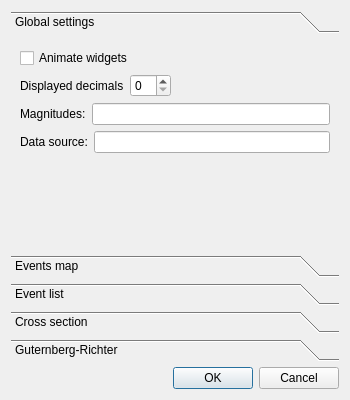
<?xml version="1.0" encoding="UTF-8"?>
<ui version="4.0">
 <class>ConfigureDialog</class>
 <widget class="QDialog" name="ConfigureDialog">
  <property name="geometry">
   <rect>
    <x>0</x>
    <y>0</y>
    <width>350</width>
    <height>400</height>
   </rect>
  </property>
  <property name="windowTitle">
   <string>Settings</string>
  </property>
  <layout class="QGridLayout" name="gridLayout">
   <item row="0" column="0">
    <widget class="QToolBox" name="toolBox">
     <property name="frameShadow">
      <enum>QFrame::Plain</enum>
     </property>
     <property name="currentIndex">
      <number>0</number>
     </property>
     <widget class="QWidget" name="page">
      <property name="geometry">
       <rect>
        <x>0</x>
        <y>0</y>
        <width>332</width>
        <height>218</height>
       </rect>
      </property>
      <attribute name="label">
       <string>Global settings</string>
      </attribute>
      <layout class="QVBoxLayout" name="verticalLayout_3">
       <item>
        <widget class="QCheckBox" name="checkBox_g_animateWidgets">
         <property name="toolTip">
          <string>&lt;html&gt;&lt;head/&gt;&lt;body&gt;&lt;p&gt;Makes widgets blink whenever the event list has changed and the objects need to be refreshed&lt;/p&gt;&lt;/body&gt;&lt;/html&gt;</string>
         </property>
         <property name="text">
          <string>Animate widgets</string>
         </property>
        </widget>
       </item>
       <item>
        <layout class="QHBoxLayout" name="horizontalLayout_2">
         <item>
          <widget class="QLabel" name="label">
           <property name="text">
            <string>Displayed decimals</string>
           </property>
          </widget>
         </item>
         <item>
          <widget class="QSpinBox" name="spinBox_g_showDecimals"/>
         </item>
         <item>
          <spacer name="horizontalSpacer_2">
           <property name="orientation">
            <enum>Qt::Horizontal</enum>
           </property>
           <property name="sizeHint" stdset="0">
            <size>
             <width>40</width>
             <height>20</height>
            </size>
           </property>
          </spacer>
         </item>
        </layout>
       </item>
       <item>
        <layout class="QHBoxLayout" name="horizontalLayout_4">
         <item>
          <widget class="QLabel" name="label_2">
           <property name="text">
            <string>Magnitudes:</string>
           </property>
          </widget>
         </item>
         <item>
          <widget class="QLineEdit" name="lineEdit_g_magnitudes">
           <property name="frame">
            <bool>true</bool>
           </property>
           <property name="cursorMoveStyle">
            <enum>Qt::LogicalMoveStyle</enum>
           </property>
          </widget>
         </item>
        </layout>
       </item>
       <item>
        <layout class="QHBoxLayout" name="horizontalLayout_5">
         <item>
          <widget class="QLabel" name="label_3">
           <property name="text">
            <string>Data source:</string>
           </property>
          </widget>
         </item>
         <item>
          <widget class="QLineEdit" name="lineEdit_g_dataSource">
           <property name="frame">
            <bool>true</bool>
           </property>
           <property name="cursorMoveStyle">
            <enum>Qt::LogicalMoveStyle</enum>
           </property>
          </widget>
         </item>
        </layout>
       </item>
       <item>
        <spacer name="verticalSpacer_3">
         <property name="orientation">
          <enum>Qt::Vertical</enum>
         </property>
         <property name="sizeHint" stdset="0">
          <size>
           <width>20</width>
           <height>105</height>
          </size>
         </property>
        </spacer>
       </item>
      </layout>
     </widget>
     <widget class="QWidget" name="page_2">
      <property name="geometry">
       <rect>
        <x>0</x>
        <y>0</y>
        <width>206</width>
        <height>117</height>
       </rect>
      </property>
      <attribute name="label">
       <string>Events map</string>
      </attribute>
      <layout class="QVBoxLayout" name="verticalLayout_2">
       <item>
        <widget class="QCheckBox" name="checkBox_em_paintPinBox">
         <property name="text">
          <string>Paint pins with information box</string>
         </property>
        </widget>
       </item>
       <item>
        <widget class="QCheckBox" name="checkBox_em_paintPinShadow">
         <property name="toolTip">
          <string>&lt;html&gt;&lt;head/&gt;&lt;body&gt;&lt;p&gt;When painting pins, a shadow can be drawn around them for more emphasis. This visual effect is to be activated accordingly to your computer ressources.&lt;/p&gt;&lt;/body&gt;&lt;/html&gt;</string>
         </property>
         <property name="text">
          <string>Paint pins with shadows</string>
         </property>
        </widget>
       </item>
       <item>
        <layout class="QHBoxLayout" name="horizontalLayout">
         <item>
          <widget class="QCheckBox" name="checkBox_em_clearPins">
           <property name="text">
            <string>Clear pins after</string>
           </property>
          </widget>
         </item>
         <item>
          <widget class="QSpinBox" name="spinBox_em_clearPinsPeriod">
           <property name="suffix">
            <string extracomment="Time in sec before clearing objects"> sec</string>
           </property>
           <property name="maximum">
            <number>60</number>
           </property>
          </widget>
         </item>
         <item>
          <spacer name="horizontalSpacer">
           <property name="orientation">
            <enum>Qt::Horizontal</enum>
           </property>
           <property name="sizeHint" stdset="0">
            <size>
             <width>40</width>
             <height>20</height>
            </size>
           </property>
          </spacer>
         </item>
        </layout>
       </item>
       <item>
        <layout class="QHBoxLayout" name="horizontalLayout_6">
         <item>
          <widget class="QLabel" name="label_4">
           <property name="text">
            <string>Epicenters sizes</string>
           </property>
          </widget>
         </item>
         <item>
          <widget class="QComboBox" name="comboBox_em_epicentersSizes">
           <item>
            <property name="text">
             <string>Small</string>
            </property>
           </item>
           <item>
            <property name="text">
             <string>Normalized</string>
            </property>
           </item>
          </widget>
         </item>
         <item>
          <spacer name="horizontalSpacer_4">
           <property name="orientation">
            <enum>Qt::Horizontal</enum>
           </property>
           <property name="sizeHint" stdset="0">
            <size>
             <width>40</width>
             <height>20</height>
            </size>
           </property>
          </spacer>
         </item>
        </layout>
       </item>
       <item>
        <spacer name="verticalSpacer_2">
         <property name="orientation">
          <enum>Qt::Vertical</enum>
         </property>
         <property name="sizeHint" stdset="0">
          <size>
           <width>20</width>
           <height>80</height>
          </size>
         </property>
        </spacer>
       </item>
      </layout>
     </widget>
     <widget class="QWidget" name="page_5">
      <property name="geometry">
       <rect>
        <x>0</x>
        <y>0</y>
        <width>315</width>
        <height>237</height>
       </rect>
      </property>
      <attribute name="label">
       <string>Event list</string>
      </attribute>
      <layout class="QGridLayout" name="gridLayout_2">
       <item row="10" column="0">
        <widget class="QCheckBox" name="checkBox_el_advancedOptions">
         <property name="toolTip">
          <string>&lt;html&gt;&lt;head/&gt;&lt;body&gt;&lt;p&gt;Allow the user to interact with objects! Operation like delete, create, [etc] will be possible&lt;/p&gt;&lt;/body&gt;&lt;/html&gt;</string>
         </property>
         <property name="text">
          <string>Allow advanced options</string>
         </property>
        </widget>
       </item>
       <item row="4" column="0">
        <widget class="QCheckBox" name="checkBox_el_fetchUnassociated">
         <property name="toolTip">
          <string>&lt;html&gt;&lt;head/&gt;&lt;body&gt;&lt;p&gt;When populating the events list, unassociated origins are regrouped in a special section called &amp;quot;Unassociated&amp;quot;. By selecting this option, the process will be completed less quickly.&lt;/p&gt;&lt;/body&gt;&lt;/html&gt;</string>
         </property>
         <property name="text">
          <string>Fetch unassociated origins</string>
         </property>
        </widget>
       </item>
       <item row="11" column="0">
        <widget class="QCheckBox" name="checkBox_el_decorateItems">
         <property name="toolTip">
          <string>&lt;html&gt;&lt;head/&gt;&lt;body&gt;&lt;p&gt;Check this if you want the list select items indicated in other widgets&lt;/p&gt;&lt;/body&gt;&lt;/html&gt;</string>
         </property>
         <property name="text">
          <string>Decorate items</string>
         </property>
        </widget>
       </item>
       <item row="6" column="0">
        <widget class="QCheckBox" name="checkBox_el_fetchUnCom">
         <property name="toolTip">
          <string>&lt;html&gt;&lt;head/&gt;&lt;body&gt;&lt;p&gt;Check to display unassociated origin comment thru tooltip&lt;/p&gt;&lt;/body&gt;&lt;/html&gt;</string>
         </property>
         <property name="text">
          <string>Fetch unassociated origins comment</string>
         </property>
        </widget>
       </item>
       <item row="9" column="0">
        <layout class="QHBoxLayout" name="horizontalLayout_3">
         <item>
          <widget class="QCheckBox" name="checkBox_el_clearCache">
           <property name="toolTip">
            <string>&lt;html&gt;&lt;head/&gt;&lt;body&gt;&lt;p&gt;Updates cached objects&lt;/p&gt;&lt;/body&gt;&lt;/html&gt;</string>
           </property>
           <property name="text">
            <string>Update cached objects every</string>
           </property>
          </widget>
         </item>
         <item>
          <widget class="QSpinBox" name="spinBox_el_clearCachePeriod">
           <property name="toolTip">
            <string>&lt;html&gt;&lt;head/&gt;&lt;body&gt;&lt;p&gt;Delay in minutes before updating cached objects&lt;/p&gt;&lt;/body&gt;&lt;/html&gt;</string>
           </property>
           <property name="suffix">
            <string> min</string>
           </property>
           <property name="minimum">
            <number>1</number>
           </property>
           <property name="maximum">
            <number>60</number>
           </property>
           <property name="value">
            <number>2</number>
           </property>
          </widget>
         </item>
         <item>
          <spacer name="horizontalSpacer_3">
           <property name="orientation">
            <enum>Qt::Horizontal</enum>
           </property>
           <property name="sizeHint" stdset="0">
            <size>
             <width>40</width>
             <height>20</height>
            </size>
           </property>
          </spacer>
         </item>
        </layout>
       </item>
       <item row="8" column="0">
        <widget class="QCheckBox" name="checkBox_el_useCache">
         <property name="toolTip">
          <string>&lt;html&gt;&lt;head/&gt;&lt;body&gt;&lt;p&gt;Cache engine allows the widget to store instances of objects 'in cache' and consequentyl speed up objects recusive accesses.&lt;/p&gt;&lt;/body&gt;&lt;/html&gt;</string>
         </property>
         <property name="text">
          <string>Use cache engine</string>
         </property>
        </widget>
       </item>
       <item row="7" column="0">
        <widget class="QCheckBox" name="checkBox_el_useSeperateThread">
         <property name="toolTip">
          <string>&lt;html&gt;&lt;head/&gt;&lt;body&gt;&lt;p&gt;When populating the events list, the process will be executed in a seperate thread than the GUI's main thread. Therefore the GUI will stay responsive if the user wants to interact with other widgets&lt;/p&gt;&lt;/body&gt;&lt;/html&gt;</string>
         </property>
         <property name="text">
          <string>Use separate thread</string>
         </property>
        </widget>
       </item>
       <item row="2" column="0">
        <widget class="QCheckBox" name="checkBox_el_fetchPrefCom">
         <property name="toolTip">
          <string>&lt;html&gt;&lt;head/&gt;&lt;body&gt;&lt;p&gt;Check to display preferred origin comment thru tooltip&lt;/p&gt;&lt;/body&gt;&lt;/html&gt;</string>
         </property>
         <property name="text">
          <string>Fetch preferred origins comment</string>
         </property>
        </widget>
       </item>
       <item row="12" column="0">
        <spacer name="verticalSpacer_5">
         <property name="orientation">
          <enum>Qt::Vertical</enum>
         </property>
         <property name="sizeHint" stdset="0">
          <size>
           <width>20</width>
           <height>8</height>
          </size>
         </property>
        </spacer>
       </item>
       <item row="3" column="0">
        <widget class="QCheckBox" name="checkBox_el_fetchSibCom">
         <property name="toolTip">
          <string>&lt;html&gt;&lt;head/&gt;&lt;body&gt;&lt;p&gt;Check to display sibling origin comment thru tooltip&lt;/p&gt;&lt;/body&gt;&lt;/html&gt;</string>
         </property>
         <property name="text">
          <string>Fetch sibling origin comment</string>
         </property>
        </widget>
       </item>
      </layout>
     </widget>
     <widget class="QWidget" name="page_3">
      <property name="geometry">
       <rect>
        <x>0</x>
        <y>0</y>
        <width>243</width>
        <height>58</height>
       </rect>
      </property>
      <attribute name="label">
       <string>Cross section</string>
      </attribute>
      <layout class="QVBoxLayout" name="verticalLayout">
       <item>
        <widget class="QCheckBox" name="checkBox_cr_replotSettings">
         <property name="toolTip">
          <string>&lt;html&gt;&lt;head/&gt;&lt;body&gt;&lt;p&gt;Select this option so that graphs get repainted dynamically after an event occurs&lt;/p&gt;&lt;/body&gt;&lt;/html&gt;</string>
         </property>
         <property name="text">
          <string>Replot graph after settings changed</string>
         </property>
        </widget>
       </item>
       <item>
        <widget class="QCheckBox" name="checkBox_cr_replotList">
         <property name="toolTip">
          <string>&lt;html&gt;&lt;head/&gt;&lt;body&gt;&lt;p&gt;Select this option so that graphs get repainted dynamically after a change in the events list&lt;/p&gt;&lt;/body&gt;&lt;/html&gt;</string>
         </property>
         <property name="text">
          <string>Replot graph after events list changed</string>
         </property>
        </widget>
       </item>
       <item>
        <spacer name="verticalSpacer">
         <property name="orientation">
          <enum>Qt::Vertical</enum>
         </property>
         <property name="sizeHint" stdset="0">
          <size>
           <width>20</width>
           <height>84</height>
          </size>
         </property>
        </spacer>
       </item>
      </layout>
     </widget>
     <widget class="QWidget" name="page_4">
      <property name="geometry">
       <rect>
        <x>0</x>
        <y>0</y>
        <width>243</width>
        <height>58</height>
       </rect>
      </property>
      <attribute name="label">
       <string>Guternberg-Richter</string>
      </attribute>
      <layout class="QVBoxLayout" name="verticalLayout_4">
       <item>
        <widget class="QCheckBox" name="checkBox_gr_replotSettings">
         <property name="toolTip">
          <string>&lt;html&gt;&lt;head/&gt;&lt;body&gt;&lt;p&gt;Select this option so that graphs get repainted dynamically after an event occurs&lt;/p&gt;&lt;/body&gt;&lt;/html&gt;</string>
         </property>
         <property name="text">
          <string>Replot graph after settings changed</string>
         </property>
        </widget>
       </item>
       <item>
        <widget class="QCheckBox" name="checkBox_ge_replotList">
         <property name="toolTip">
          <string>&lt;html&gt;&lt;head/&gt;&lt;body&gt;&lt;p&gt;Select this option so that graphs get repainted dynamically after a change in the events list&lt;/p&gt;&lt;/body&gt;&lt;/html&gt;</string>
         </property>
         <property name="text">
          <string>Replot graph after events list changed</string>
         </property>
        </widget>
       </item>
       <item>
        <spacer name="verticalSpacer_4">
         <property name="orientation">
          <enum>Qt::Vertical</enum>
         </property>
         <property name="sizeHint" stdset="0">
          <size>
           <width>20</width>
           <height>84</height>
          </size>
         </property>
        </spacer>
       </item>
      </layout>
     </widget>
    </widget>
   </item>
   <item row="1" column="0">
    <widget class="QDialogButtonBox" name="buttonBox">
     <property name="orientation">
      <enum>Qt::Horizontal</enum>
     </property>
     <property name="standardButtons">
      <set>QDialogButtonBox::Cancel|QDialogButtonBox::Ok</set>
     </property>
    </widget>
   </item>
  </layout>
 </widget>
 <resources/>
 <connections>
  <connection>
   <sender>buttonBox</sender>
   <signal>accepted()</signal>
   <receiver>ConfigureDialog</receiver>
   <slot>accept()</slot>
   <hints>
    <hint type="sourcelabel">
     <x>248</x>
     <y>254</y>
    </hint>
    <hint type="destinationlabel">
     <x>157</x>
     <y>274</y>
    </hint>
   </hints>
  </connection>
  <connection>
   <sender>buttonBox</sender>
   <signal>rejected()</signal>
   <receiver>ConfigureDialog</receiver>
   <slot>reject()</slot>
   <hints>
    <hint type="sourcelabel">
     <x>316</x>
     <y>260</y>
    </hint>
    <hint type="destinationlabel">
     <x>286</x>
     <y>274</y>
    </hint>
   </hints>
  </connection>
 </connections>
</ui>
